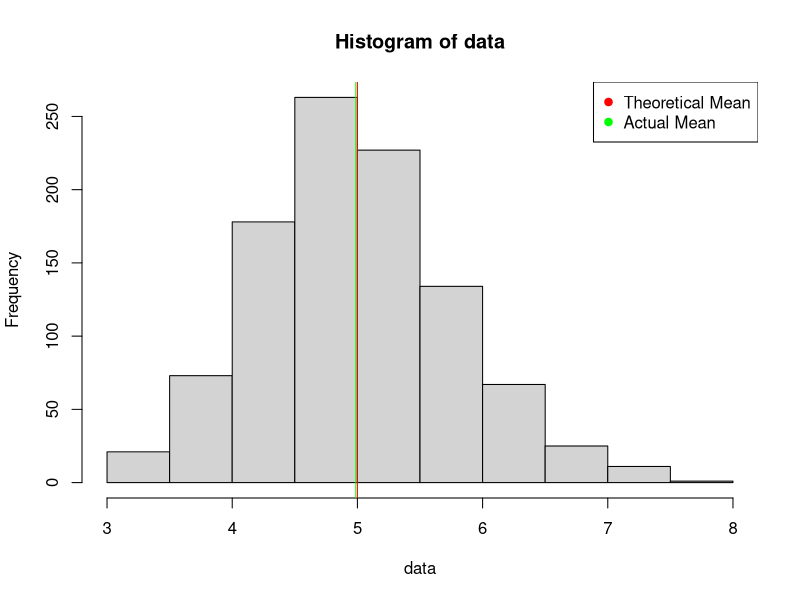
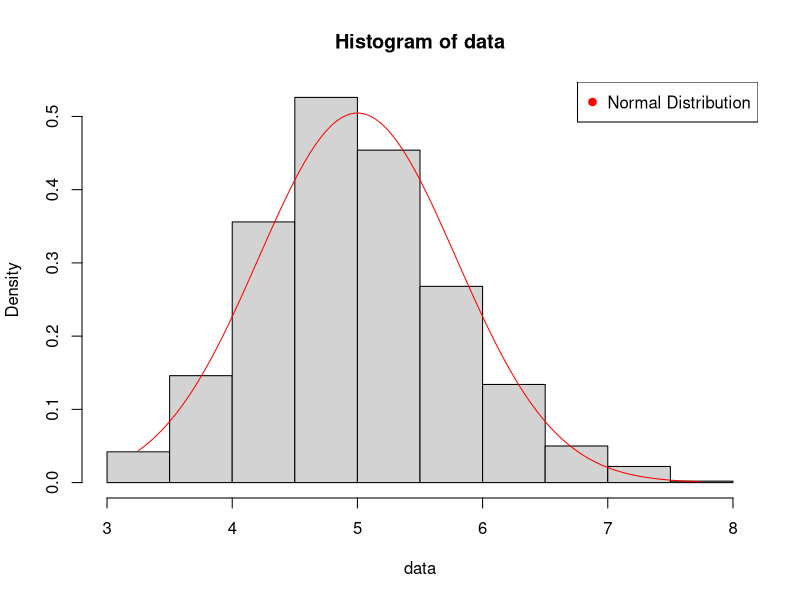

Generate these figures, in order, with R:
## ---- chunk 1
set.seed(1987)
lambda <- 0.2
sd <- 1/lambda
sims <- 1000
n <- 40
data <- NULL
## ---- chunk 2
for(i in 1 : sims){
data <- c(data, mean(rexp(n, lambda)))
}
theoretical_mean <- 1/lambda 
theoretical_mean
actual_mean <- mean(data)
actual_mean
## ---- chunk 3
hist(data, breaks = 'Sturges')
abline (v = theoretical_mean, col = 'red')
abline(v = actual_mean, col = 'green')
legend('topright', pch = 19, col = c('red', 'green'), legend = c('Theoretical Mean', 'Actual Mean'))
## ---- chunk 4
actual_std_dev <- sd(data)
actual_variance <- actual_std_dev^2
actual_variance
theoretical_std_dev <- (1/lambda)/sqrt(n)
theoretical_variance <- theoretical_std_dev^2
theoretical_variance
## ---- chunk 5
xfit <- seq(min(data), max(data), length=1000)
yfit <- dnorm(xfit, mean=1/lambda, sd=(1/lambda)/sqrt(n))
hist(data, breaks = 'Sturges', probability = T)
lines(xfit, yfit, type ='l', lwd = 1, col = 'red')
legend('topright', pch = 19, col = c('red'), legend = c('Normal Distribution'))
